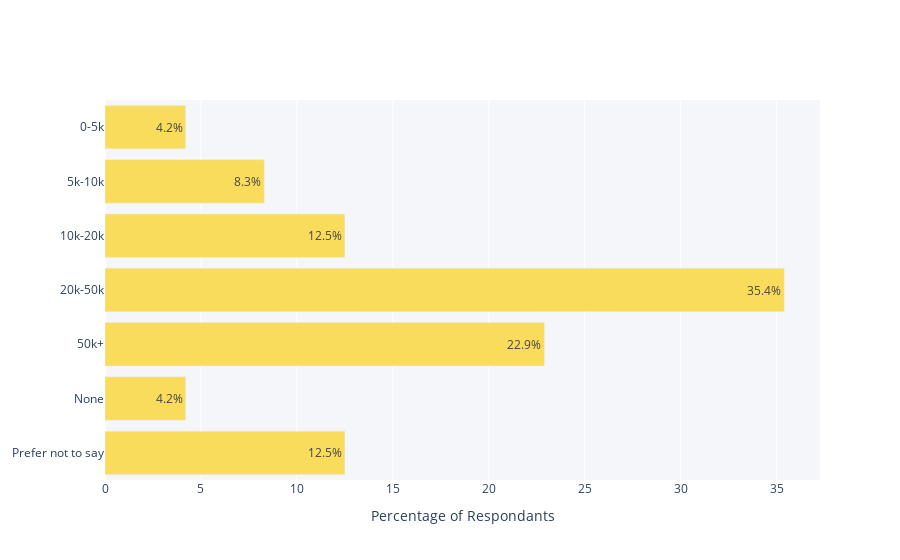

Here is the notebook cell this chart was saved with:
### Markdown cell above
# 3 - Savings

### Code cell
x = [12.5, 4.2, 22.9, 35.4, 12.5, 8.3, 4.2]
y = ['Prefer not to say', 'None', '50k+', "20k-50k", '10k-20k', '5k-10k', '0-5k']

fig = go.Figure(go.Bar(
            x=x,
            y=y,
            text = x,
            orientation='h'))

fig.update_layout(plot_bgcolor='#f4f6f9')
fig.update_traces(marker_color='#f9dc5c')
    
fig.update_xaxes(title_text="Percentage of Respondants")
fig.update_traces(texttemplate='%{text}%', textposition='auto')


fig.show()

### Figure 1 — Plotly figure (JSON) as saved in the notebook; plotly's stock layout.template omitted (floating-point values rounded to 4 significant figures)
{"data": [{"marker": {"color": "#f9dc5c"}, "orientation": "h", "text": ["12.5", "4.2", "22.9", "35.4", "12.5", "8.3", "4.2"], "textposition": "auto", "texttemplate": "%{text}%", "type": "bar", "x": [12.5, 4.2, 22.9, 35.4, 12.5, 8.3, 4.2], "y": ["Prefer not to say", "None", "50k+", "20k-50k", "10k-20k", "5k-10k", "0-5k"]}], "layout": {"plot_bgcolor": "#f4f6f9", "xaxis": {"title": {"text": "Percentage of Respondants"}}}}
